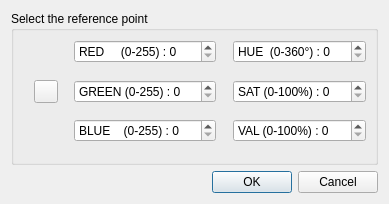
<?xml version="1.0" encoding="UTF-8"?>
<ui version="4.0">
 <class>HSVDialog</class>
 <widget class="QDialog" name="HSVDialog">
  <property name="geometry">
   <rect>
    <x>0</x>
    <y>0</y>
    <width>389</width>
    <height>204</height>
   </rect>
  </property>
  <property name="sizePolicy">
   <sizepolicy hsizetype="Fixed" vsizetype="Fixed">
    <horstretch>0</horstretch>
    <verstretch>0</verstretch>
   </sizepolicy>
  </property>
  <property name="windowTitle">
   <string>HSV color setting</string>
  </property>
  <property name="sizeGripEnabled">
   <bool>false</bool>
  </property>
  <layout class="QVBoxLayout" name="verticalLayout">
   <item>
    <layout class="QVBoxLayout" name="verticalLayout_5">
     <item>
      <widget class="QGroupBox" name="centerGroupBox">
       <property name="title">
        <string>Select the reference point </string>
       </property>
       <property name="flat">
        <bool>true</bool>
       </property>
       <layout class="QGridLayout" name="gridLayout_3">
        <item row="3" column="3">
         <spacer name="verticalSpacer_6">
          <property name="orientation">
           <enum>Qt::Vertical</enum>
          </property>
          <property name="sizeType">
           <enum>QSizePolicy::Expanding</enum>
          </property>
          <property name="sizeHint" stdset="0">
           <size>
            <width>20</width>
            <height>10</height>
           </size>
          </property>
         </spacer>
        </item>
        <item row="4" column="4">
         <spacer name="horizontalSpacer_7">
          <property name="orientation">
           <enum>Qt::Horizontal</enum>
          </property>
          <property name="sizeHint" stdset="0">
           <size>
            <width>40</width>
            <height>20</height>
           </size>
          </property>
         </spacer>
        </item>
        <item row="2" column="5">
         <widget class="QDoubleSpinBox" name="sat_first">
          <property name="prefix">
           <string notr="true">SAT (0-100%) : </string>
          </property>
          <property name="decimals">
           <number>0</number>
          </property>
          <property name="minimum">
           <double>0.000000000000000</double>
          </property>
          <property name="maximum">
           <double>255.000000000000000</double>
          </property>
         </widget>
        </item>
        <item row="0" column="3">
         <widget class="QDoubleSpinBox" name="red">
          <property name="prefix">
           <string notr="true">RED     (0-255) : </string>
          </property>
          <property name="decimals">
           <number>0</number>
          </property>
          <property name="minimum">
           <double>0.000000000000000</double>
          </property>
          <property name="maximum">
           <double>255.000000000000000</double>
          </property>
         </widget>
        </item>
        <item row="4" column="3">
         <widget class="QDoubleSpinBox" name="blue">
          <property name="prefix">
           <string notr="true">BLUE    (0-255) : </string>
          </property>
          <property name="decimals">
           <number>0</number>
          </property>
          <property name="minimum">
           <double>0.000000000000000</double>
          </property>
          <property name="maximum">
           <double>255.000000000000000</double>
          </property>
         </widget>
        </item>
        <item row="5" column="3">
         <spacer name="verticalSpacer_9">
          <property name="orientation">
           <enum>Qt::Vertical</enum>
          </property>
          <property name="sizeType">
           <enum>QSizePolicy::Expanding</enum>
          </property>
          <property name="sizeHint" stdset="0">
           <size>
            <width>20</width>
            <height>10</height>
           </size>
          </property>
         </spacer>
        </item>
        <item row="0" column="4">
         <spacer name="horizontalSpacer_2">
          <property name="orientation">
           <enum>Qt::Horizontal</enum>
          </property>
          <property name="sizeHint" stdset="0">
           <size>
            <width>40</width>
            <height>20</height>
           </size>
          </property>
         </spacer>
        </item>
        <item row="2" column="3">
         <widget class="QDoubleSpinBox" name="green">
          <property name="prefix">
           <string notr="true">GREEN (0-255) : </string>
          </property>
          <property name="decimals">
           <number>0</number>
          </property>
          <property name="minimum">
           <double>0.000000000000000</double>
          </property>
          <property name="maximum">
           <double>255.000000000000000</double>
          </property>
         </widget>
        </item>
        <item row="1" column="3">
         <spacer name="verticalSpacer_5">
          <property name="orientation">
           <enum>Qt::Vertical</enum>
          </property>
          <property name="sizeType">
           <enum>QSizePolicy::Expanding</enum>
          </property>
          <property name="sizeHint" stdset="0">
           <size>
            <width>20</width>
            <height>10</height>
           </size>
          </property>
         </spacer>
        </item>
        <item row="0" column="5">
         <widget class="QDoubleSpinBox" name="hue_first">
          <property name="prefix">
           <string notr="true">HUE  (0-360°) : </string>
          </property>
          <property name="decimals">
           <number>0</number>
          </property>
          <property name="minimum">
           <double>0.000000000000000</double>
          </property>
          <property name="maximum">
           <double>255.000000000000000</double>
          </property>
         </widget>
        </item>
        <item row="2" column="4">
         <spacer name="horizontalSpacer_3">
          <property name="orientation">
           <enum>Qt::Horizontal</enum>
          </property>
          <property name="sizeHint" stdset="0">
           <size>
            <width>40</width>
            <height>20</height>
           </size>
          </property>
         </spacer>
        </item>
        <item row="2" column="2">
         <spacer name="horizontalSpacer_5">
          <property name="orientation">
           <enum>Qt::Horizontal</enum>
          </property>
          <property name="sizeHint" stdset="0">
           <size>
            <width>40</width>
            <height>20</height>
           </size>
          </property>
         </spacer>
        </item>
        <item row="2" column="0">
         <spacer name="horizontalSpacer_6">
          <property name="orientation">
           <enum>Qt::Horizontal</enum>
          </property>
          <property name="sizeHint" stdset="0">
           <size>
            <width>40</width>
            <height>20</height>
           </size>
          </property>
         </spacer>
        </item>
        <item row="2" column="1">
         <widget class="QToolButton" name="pointPickingButton_first">
          <property name="toolTip">
           <string>Pick the plane center (click again to cancel)</string>
          </property>
          <property name="icon">
           <iconset resource="../../../qCC/icones.qrc">
            <normaloff>:/CC/images/ccPointPicking.png</normaloff>:/CC/images/ccPointPicking.png</iconset>
          </property>
          <property name="checkable">
           <bool>true</bool>
          </property>
         </widget>
        </item>
        <item row="4" column="5">
         <widget class="QDoubleSpinBox" name="val_first">
          <property name="prefix">
           <string notr="true">VAL (0-100%) : </string>
          </property>
          <property name="decimals">
           <number>0</number>
          </property>
          <property name="minimum">
           <double>0.000000000000000</double>
          </property>
          <property name="maximum">
           <double>255.000000000000000</double>
          </property>
         </widget>
        </item>
       </layout>
      </widget>
     </item>
    </layout>
   </item>
   <item>
    <widget class="QDialogButtonBox" name="buttonBox">
     <property name="orientation">
      <enum>Qt::Horizontal</enum>
     </property>
     <property name="standardButtons">
      <set>QDialogButtonBox::Cancel|QDialogButtonBox::Ok</set>
     </property>
    </widget>
   </item>
  </layout>
 </widget>
 <resources>
  <include location="../../../qCC/icones.qrc"/>
 </resources>
 <connections>
  <connection>
   <sender>buttonBox</sender>
   <signal>accepted()</signal>
   <receiver>HSVDialog</receiver>
   <slot>accept()</slot>
   <hints>
    <hint type="sourcelabel">
     <x>218</x>
     <y>114</y>
    </hint>
    <hint type="destinationlabel">
     <x>157</x>
     <y>118</y>
    </hint>
   </hints>
  </connection>
  <connection>
   <sender>buttonBox</sender>
   <signal>rejected()</signal>
   <receiver>HSVDialog</receiver>
   <slot>reject()</slot>
   <hints>
    <hint type="sourcelabel">
     <x>260</x>
     <y>120</y>
    </hint>
    <hint type="destinationlabel">
     <x>280</x>
     <y>118</y>
    </hint>
   </hints>
  </connection>
 </connections>
</ui>
